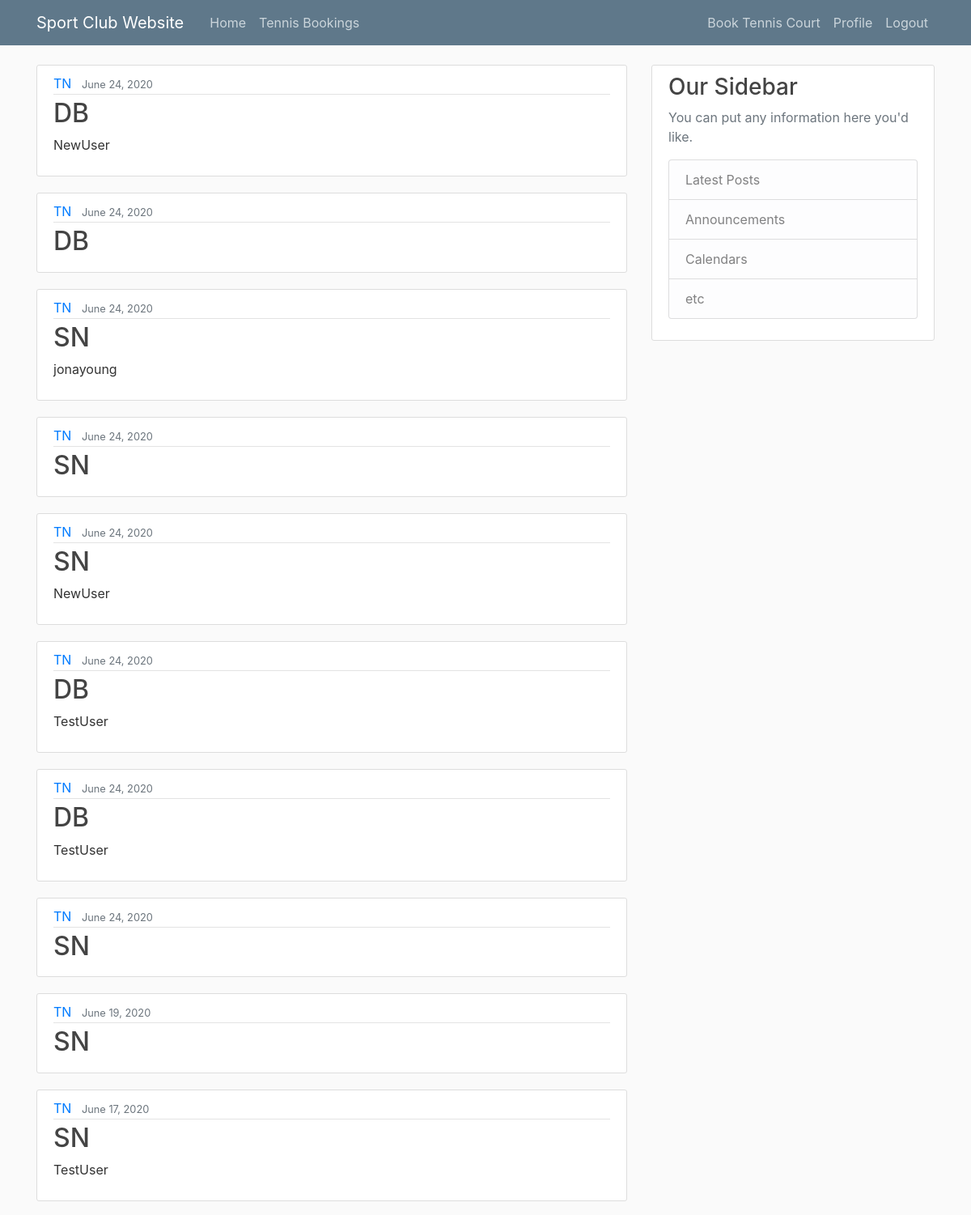
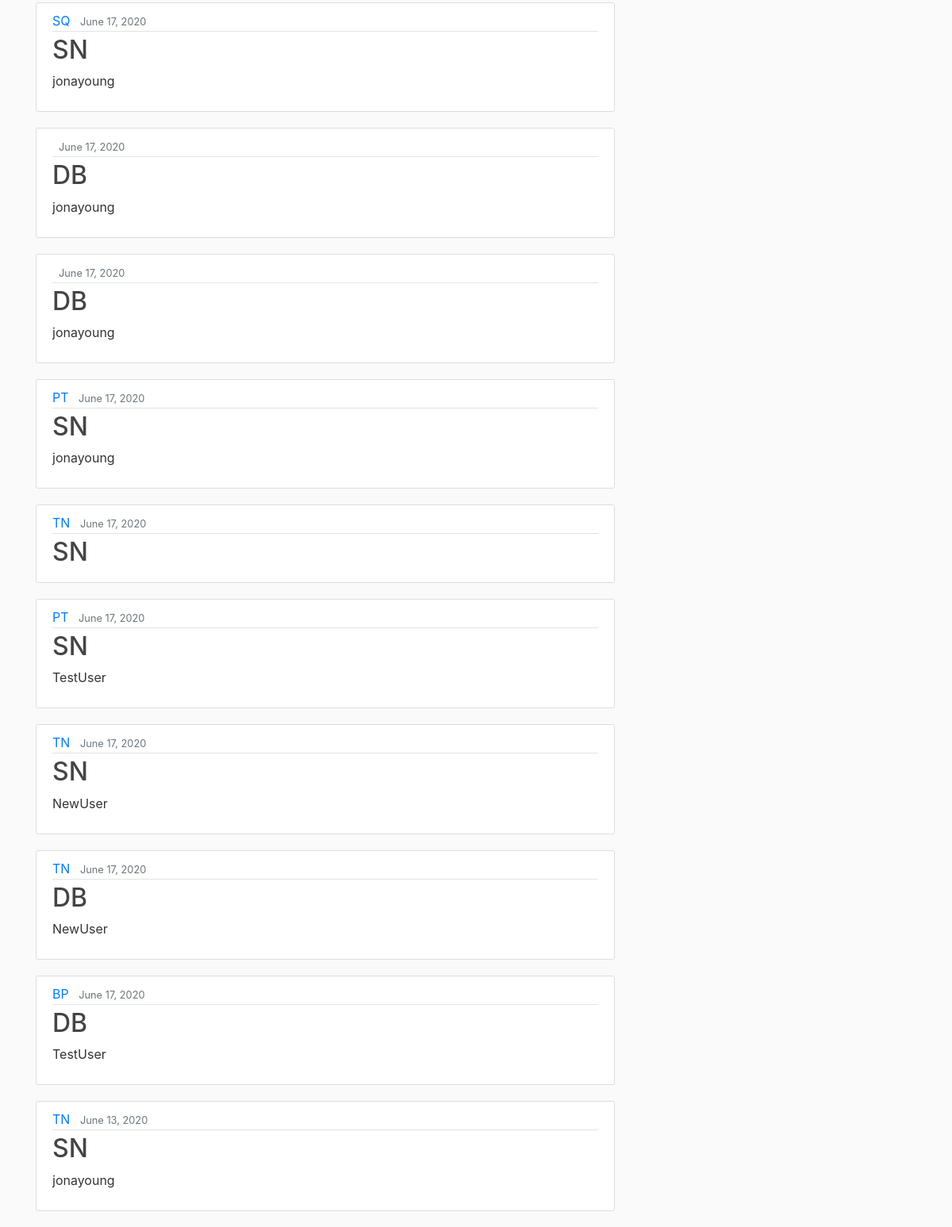
The page /bookings/tennis/ (signed in) on the database its author committed (2 pictures, top to bottom).
### bookings/models.py (models this page shows, shortened)
class courtBooking(models.Model):
    sportChoice = [
        ('TN', 'Tennis'),
        ('SQ', 'Squash'),
        ('BP', 'Badminton / Pickleball'),
        ('PT', 'Platform Tennis'),
    ]
    cTime = [
        ('5:40 AM', '5:40 AM'),
        ('6:00 AM', '6:00 AM'),
        ('6:20 AM', '6:20 AM'),
        ('7:00 AM', '7:00 AM'),
        ('7:40 AM', '7:40 AM'),
        ('8:00 AM', '8:00 AM'),
        ('8:20 AM', '8:20 AM'),
        ('9:00 AM', '9:00 AM'),
        ('9:40 AM', '9:40 AM'),
        ('10:00 AM', '10:00 AM'),
        ('10:20 AM', '10:20 AM'),
        ('11:00 AM', '11:00 AM'),
        ('11:40 AM', '11:40 AM'),
        ('12:00 PM', '12:00 PM'),
        ('12:15 PM', '12:15 PM'),
        ('12:20 PM', '12:20 PM'),
        ('1:00 PM', '1:00 PM'),
        ('1:15 PM', '1:15 PM'),
        ('1:40 PM', '1:40 PM'),
        ('2:00 PM', '2:00 PM'),
        ('2:15 PM', '2:15 PM'),
        ('2:20 PM', '2:20 PM'),
        ('3:00 PM', '3:00 PM'),
        ('3:30 PM', '3:30 PM'),
        ('3:40 PM', '3:40 PM'),
        ('4:00 PM', '4:00 PM'),
        ('4:20 PM', '4:20 PM'),
        ('4:30 PM', '4:30 PM'),
        ('5:00 PM', '5:00 PM'),
        ('5:30 PM', '5:30 PM'),
        ('5:40 PM', '5:40 PM'),
        ('6:00 PM', '6:00 PM'),
        ('6:20 PM', '6:20 PM'),
        ('6:30 PM', '6:30 PM'),
        ('7:00 PM', '7:00 PM'),
        ('7:30 PM', '7:30 PM'),
        ('7:40 PM', '7:40 PM'),
        ('8:00 PM', '8:00 PM'),
        ('8:20 PM', '8:20 PM'),
        ('8:30 PM', '8:30 PM'),
        ('9:00 PM', '9:00 PM'),
        ('9:30 PM', '9:30 PM'),
        ('9:40 PM', '9:40 PM'),
    ]
    sport = models.CharField(max_length=2, choices=sportChoice)
    courtDate = models.DateField(default=timezone.now)
    courtTime = models.CharField(max_length=8, choices=cTime)
    courtLocation = models.CharField(max_length=3, choices=[('B&R', 'B&R'), ('UCC', 'UCC')])
    courtNumber = models.CharField(max_length=1, choices=[
        ('1', 'Court 1'),
        ('2', 'Court 2'),
        ('3', 'Court 3'),
        ('4', 'Court 4')
    ])
    courtPlay = models.CharField(max_length=2, choices=[('SN', 'Singles'), ('DB', 'Doubles')])
    player1 = models.ManyToManyField(User, related_name='player1')
    player2 = models.ManyToManyField(User, related_name='player2')
    player3 = models.ManyToManyField(User, related_name='player3', blank=True)
    player4 = models.ManyToManyField(User, related_name='player4', blank=True)
    comments = models.TextField(max_length=200)
    author = models.ForeignKey(User, on_delete=models.CASCADE)
    '''
    Notification Emails - Y/N that automates sending emails based off any changes

    Ideally would like to change court numbers based off sport and location...may be a front-end script
    where if 'value' from element is selected, adjust options for certain other form field.

    TODO - To display data from models as a calendar
    This may only be good as a Program Registration Calendar and not particularly a Daily Court Booking
    Schedule

    https://www.huiwenteo.com/normal/2018/07/24/django-calendar.html
    https://medium.com/@unionproject88/django-and-python-calendar-e647a8eccff6


    TODO - To display Court Booking Schedule in Hourly format

    TODO - Set limits on hours a court can be booked

    Provide the choices I have but if I need to refer to it, will have to convert it to a datetimeobject using strptime()


    '''

### bookings/views.py (the view)
# urls.py: path('tennis/', TennisListView.as_view(), name='booking-tennis'),
class TennisListView(LoginRequiredMixin, ListView):
    model = courtBooking
    template_name = 'bookings/tennis.html'
    context_object_name = 'bookings'
    ordering = ['-courtDate', 'courtTime']

### bookings/templates/bookings/tennis.html
{% extends "members/base.html" %}
{% block content %}
    {% for booking in bookings %}
        <article class="media content-section">
          <div class="media-body">
            <div class="article-metadata">
              <a class="mr-2" href="{% url 'detail-tennis' booking.id %}">{{ booking.sport }}</a>
              <small class="text-muted">{{ booking.courtDate|date:"F d, Y" }}</small>
            </div>
            <h2><a class="article-title" href="#">{{ booking.courtPlay }}</a></h2>
            {% for player in booking.player1.all %}
              <p class="article-content">{{ player }}</p>
            {% endfor %}
          </div>
        </article>
    {% endfor %}
{% endblock content %}

### members/static/members/main.css (style rules this page uses)
body { background: #fafafa; color: #333333; margin-top: 5rem; }
h1, h2, h3, h4, h5, h6 { color: #444444; }
.content-section { background: #ffffff; padding: 10px 20px; border: 1px solid #dddddd; border-radius: 3px; margin-bottom: 20px; }
.article-title { color: #444444; }
.article-content { white-space: pre-line; }
.article-metadata { padding-bottom: 1px; margin-bottom: 4px; border-bottom: 1px solid #e3e3e3 }

### rows shown on the page
courtBooking: sport "TN", courtDate "June 24, 2020", courtPlay "DB"
courtBooking: sport "TN", courtDate "June 24, 2020", courtPlay "DB"
courtBooking: sport "TN", courtDate "June 24, 2020", courtPlay "SN"
courtBooking: sport "TN", courtDate "June 24, 2020", courtPlay "SN"
courtBooking: sport "TN", courtDate "June 24, 2020", courtPlay "SN"
courtBooking: sport "TN", courtDate "June 24, 2020", courtPlay "DB"
courtBooking: sport "TN", courtDate "June 24, 2020", courtPlay "DB"
courtBooking: sport "TN", courtDate "June 24, 2020", courtPlay "SN"
courtBooking: sport "TN", courtDate "June 19, 2020", courtPlay "SN"
courtBooking: sport "TN", courtDate "June 17, 2020", courtPlay "SN"
courtBooking: sport "SQ", courtDate "June 17, 2020", courtPlay "SN"
courtBooking: courtDate "June 17, 2020", courtPlay "DB"
courtBooking: courtDate "June 17, 2020", courtPlay "DB"
courtBooking: sport "PT", courtDate "June 17, 2020", courtPlay "SN"
courtBooking: sport "TN", courtDate "June 17, 2020", courtPlay "SN"
courtBooking: sport "PT", courtDate "June 17, 2020", courtPlay "SN"
courtBooking: sport "TN", courtDate "June 17, 2020", courtPlay "SN"
courtBooking: sport "TN", courtDate "June 17, 2020", courtPlay "DB"
courtBooking: sport "BP", courtDate "June 17, 2020", courtPlay "DB"
courtBooking: sport "TN", courtDate "June 13, 2020", courtPlay "SN"

### other values the page prints
{{ player }} "NewUser"
{{ player }} "jonayoung"
{{ player }} "TestUser"
